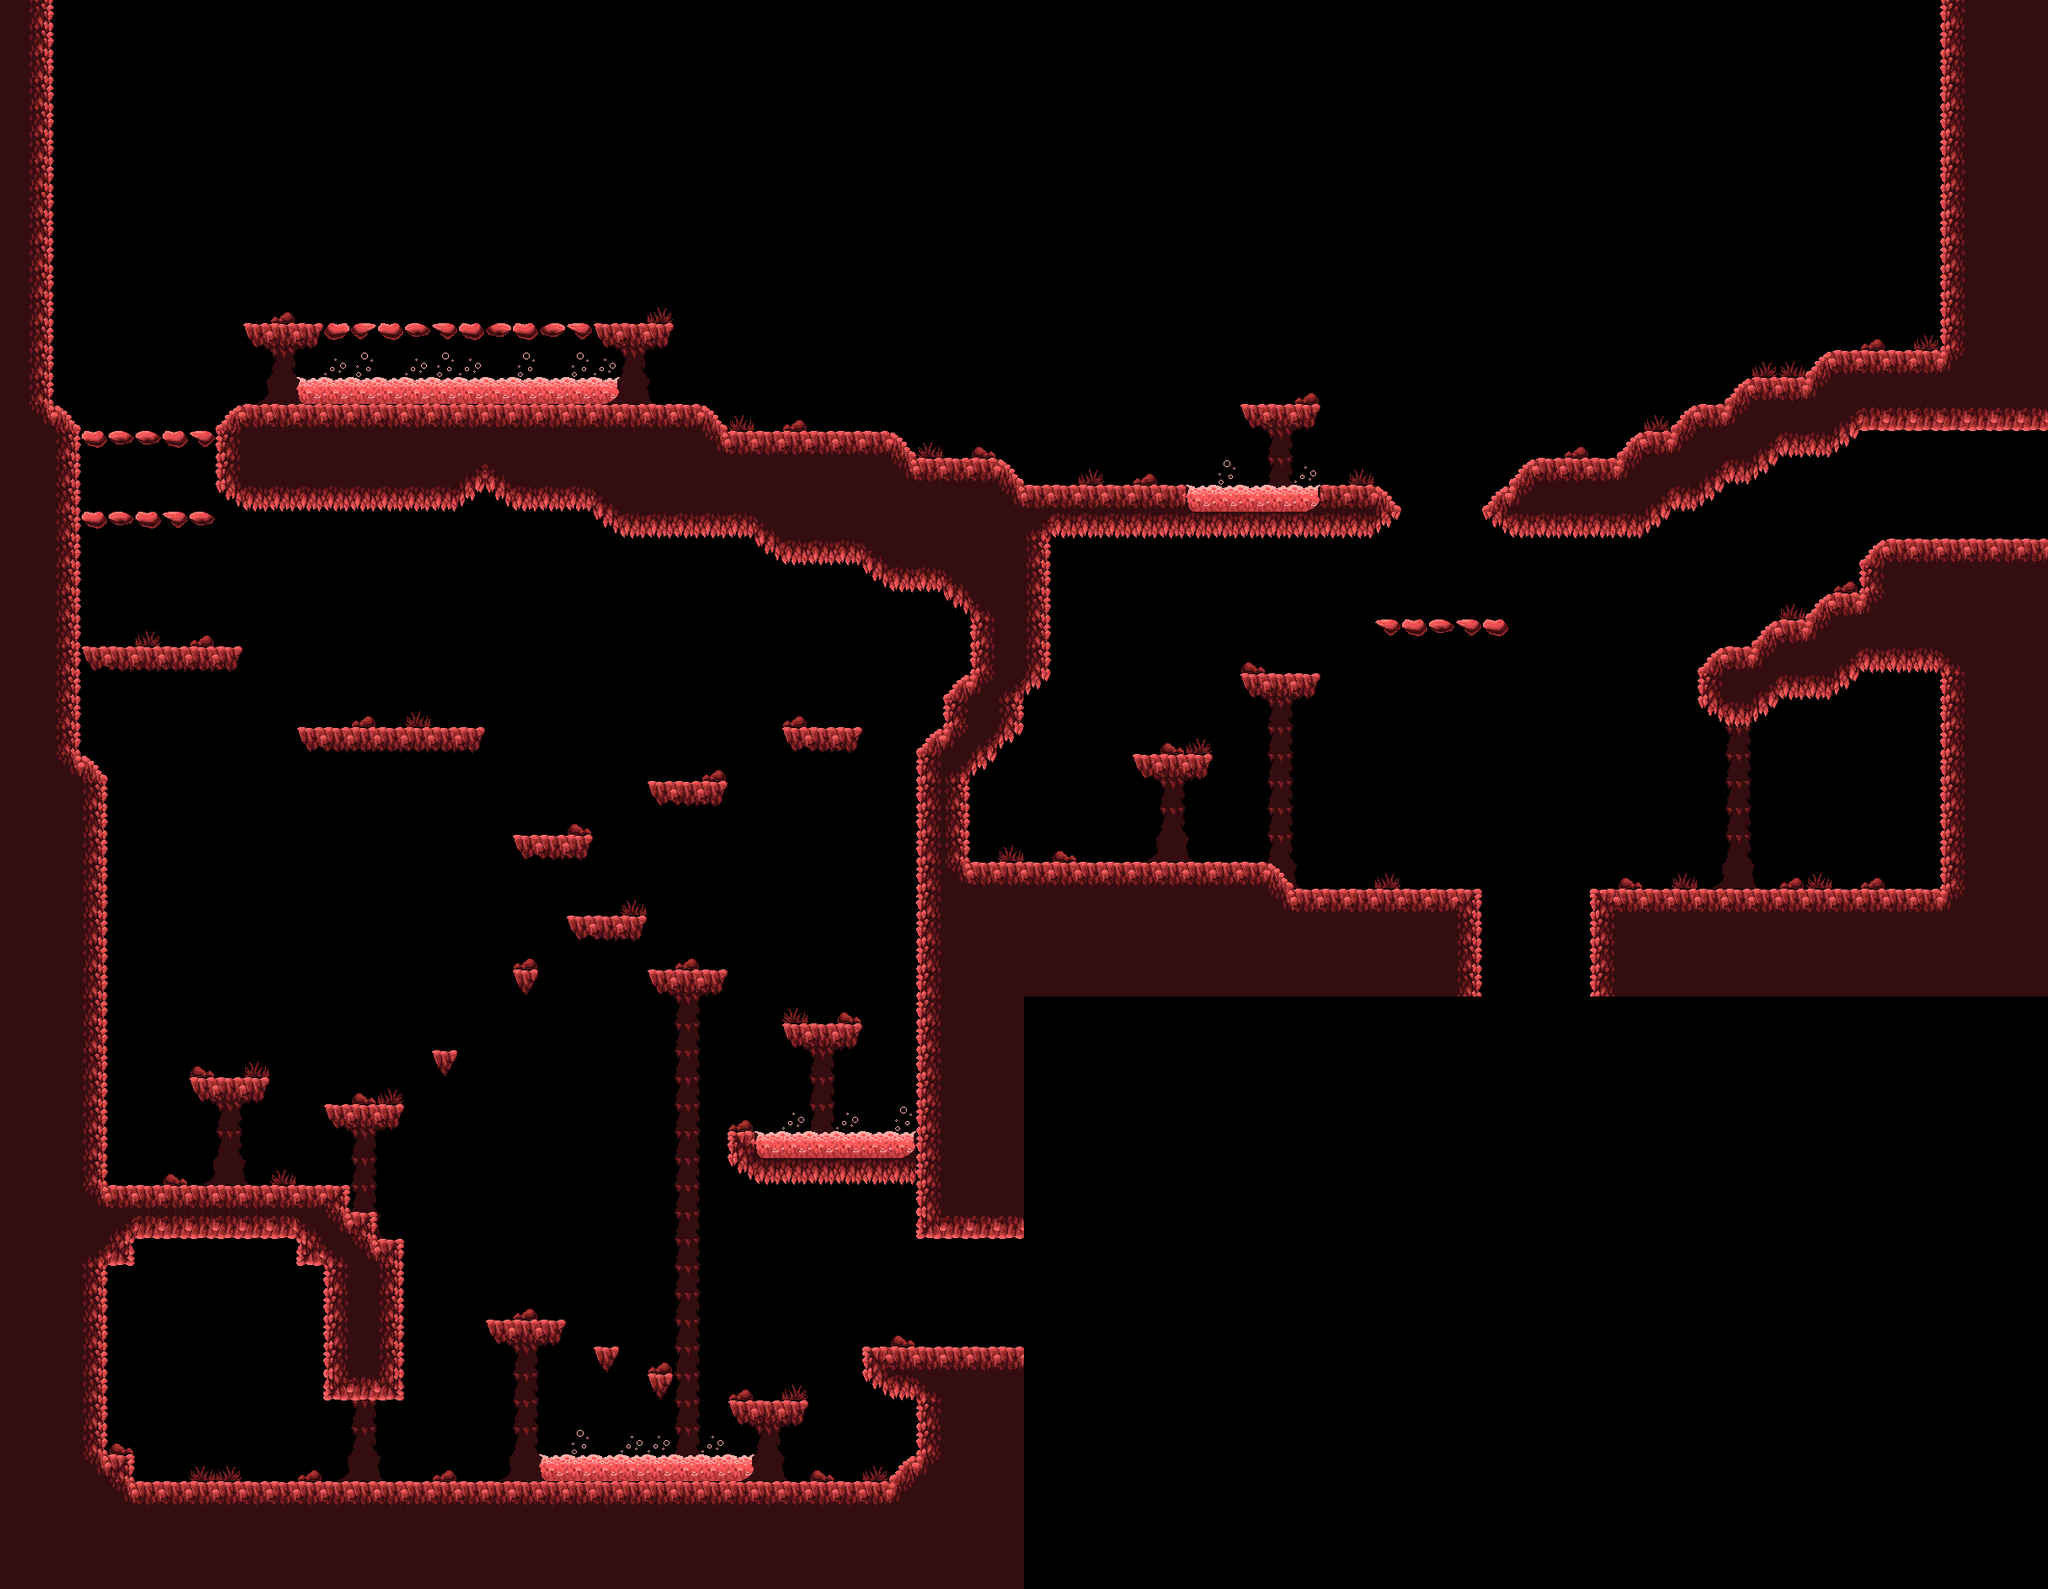

This game map was drawn from its Tiled (.tmx) file and the tilesets committed beside it. A one-line description and the trimmed map source follow:
An orthogonal 76x59 tile map with 32x32 px tiles, 2 tile layers (decorations, platforms), 1 hidden layer not drawn and 55 objects (7x jumper, 7x shard, 3x patroller, core boundary 2, core boundary, ...).

<map version="1.8" tiledversion="1.8.5" orientation="orthogonal" renderorder="left-down" width="76" height="59" tilewidth="32" tileheight="32" infinite="0" nextlayerid="10" nextobjectid="68">
 <tileset firstgid="1" name="red_tileset" tilewidth="32" tileheight="32" tilecount="36" columns="6">
  <image source="red_tileset.png" width="192" height="192" />
  <tile id="4">
   <objectgroup draworder="index" id="3">
    <object id="3" x="31.9778" y="-0.0444444">
     <polygon points="0,0 -31.9556,32.0444 0.0222222,32.0444" />
    </object>
   </objectgroup>
  </tile>
  <tile id="5">
   <objectgroup draworder="index" id="3">
    <object id="2" x="0" y="0">
     <polygon points="0,0 0,31.9556 32,32.0222" />
    </object>
   </objectgroup>
  </tile>
 </tileset>
 <layer id="9" name="decorations" width="76" height="59">
  <data>[4484 cells, 167 non-empty, 8 distinct tile ids]</data>
 </layer>
 <layer id="1" name="platforms" width="76" height="59">
  <data>[4484 cells, 1128 non-empty, 29 distinct tile ids]</data>
 </layer>
 <objectgroup id="2" name="boundary">
  <object id="1" name="core boundary 2" x="1152" y="1473" width="63" height="126" />
  <object id="2" name="core boundary" x="1760" y="1089" width="127" height="94" />
  <object id="3" name="green boundary" x="2336" y="512" width="95" height="126" />
 </objectgroup>
 <objectgroup id="3" name="spawn">
  <object id="4" name="core spawn" x="1712.67" y="1051.33">
   <point />
  </object>
  <object id="5" name="green spawn" x="2288" y="640">
   <point />
  </object>
  <object id="6" name="core spawn 2" x="1104" y="1599">
   <point />
  </object>
 </objectgroup>
 <objectgroup id="5" name="enemy">
  <object id="8" name="jumper" x="1965" y="1036.33">
   <ellipse />
  </object>
  <object id="9" name="patroller" x="399.667" y="846.667">
   <ellipse />
  </object>
  <object id="59" name="jumper" x="1241.33" y="1005.33">
   <ellipse />
  </object>
  <object id="60" name="jumper" x="1902.67" y="525.333">
   <ellipse />
  </object>
  <object id="61" name="jumper" x="1391.33" y="559.333">
   <ellipse />
  </object>
  <object id="62" name="jumper" x="748" y="363.333">
   <ellipse />
  </object>
  <object id="63" name="jumper" x="788.667" y="906.667">
   <ellipse />
  </object>
  <object id="64" name="jumper" x="885.333" y="1320">
   <ellipse />
  </object>
  <object id="65" name="patroller" x="1000" y="492.667">
   <ellipse />
  </object>
  <object id="66" name="patroller" x="2098.67" y="1014.67">
   <ellipse />
  </object>
 </objectgroup>
 <objectgroup id="7" name="shard">
  <object id="30" name="shard" x="1358.71" y="876.113" />
  <object id="52" name="shard" x="2223.39" y="1022.4" />
  <object id="54" name="shard" x="977.333" y="1195.33" />
  <object id="55" name="shard" x="978" y="842" />
  <object id="56" name="shard" x="266" y="1256" />
  <object id="57" name="shard" x="1044.67" y="1714" />
  <object id="58" name="shard" x="2194.67" y="371.333" />
 </objectgroup>
 <objectgroup id="6" name="DELETE AFTER" visible="0">
  <object id="15" x="1393" y="641" width="267" height="53">
   <text wrap="1">Use these throughout on the corresponding layer</text>
  </object>
  <object id="16" x="1915" y="1003" width="185" height="23.8438">
   <text wrap="1">player will start here</text>
  </object>
  <object id="18" x="905" y="1509" width="122" height="76">
   <text wrap="1">after getting the crystal, they will need to make it back to this exit</text>
  </object>
  <object id="19" x="223" y="1496" width="183" height="57">
   <text wrap="1">crystal should be around here so its at the end of the level</text>
  </object>
  <object id="20" x="1389" y="713" width="208" height="62">
   <text wrap="1">shards are pieces the player can optionally find and collect to regain lost HP</text>
  </object>
  <object id="22" x="1133" y="899" width="311" height="46">
   <text wrap="1">use this lava for immediate death/ collision for falling on top of</text>
  </object>
  <object id="23" x="1066" y="819" width="338" height="62">
   <text wrap="1">use the floating rocks for the collapsing platforms that Eamon made, keep in mind for design</text>
  </object>
  <object id="25" gid="34" x="1086" y="935" width="32" height="32" />
  <object id="26" gid="22" x="1023" y="781" width="32" height="32" />
  <object id="27" gid="10" x="1011" y="877" width="32" height="32" />
  <object id="28" gid="16" x="991" y="798" width="32" height="32" />
  <object id="29" gid="35" x="1048" y="934" width="32" height="32" />
  <object id="31" x="2023" y="534" width="200" height="129">
   <text wrap="1">this will open after players get the green crystal, so keep kinda off limits/hard to get to from red up but easy from green down</text>
  </object>
  <object id="33" gid="14" x="1074" y="1010" width="32" height="32" />
  <object id="34" gid="14" x="1074" y="1038" width="32" height="32" />
  <object id="35" gid="14" x="1106" y="1040" width="32" height="32" />
  <object id="36" gid="14" x="1044" y="1010" width="32" height="32" />
  <object id="37" x="1166" y="976" width="282" height="63">
   <text wrap="1">otherwise please just use this one so it goes quicker and i will replace with the design after</text>
  </object>
  <object id="38" x="1845" y="790" width="176" height="110">
   <text wrap="1">also i added a 4 block frame around the map so keep that but fill everything else inside</text>
  </object>
  <object id="39" x="2377" y="2636" width="296" height="52">
   <text wrap="1" />
  </object>
  <object id="41" x="678" y="408" width="239" height="172">
   <text wrap="1">if possible, maybe design like the green where part of the map is in the ground and other is floating (top left). maybe start under ground, go above ground, and then back underground to find crystal</text>
  </object>
  <object id="44" gid="19" x="1462" y="980" width="32" height="32" />
  <object id="45" gid="20" x="1487" y="978" width="32" height="32" />
  <object id="46" gid="21" x="1518" y="978" width="32" height="32" />
  <object id="47" gid="26" x="1489" y="1006" width="32" height="32" />
  <object id="48" gid="32" x="1489" y="1035" width="32" height="32" />
  <object id="49" gid="33" x="1520" y="1035" width="32" height="32" />
  <object id="50" gid="31" x="1458" y="1034" width="32" height="32" />
  <object id="51" x="1558" y="960" width="170" height="80">
   <text wrap="1">unless they are these platforms, might be easier to tell if u add them uself</text>
  </object>
 </objectgroup>
 <layer id="8" name="DELETE" width="76" height="59" visible="0">
  <data>[4484 cells, 157 non-empty, 17 distinct tile ids]</data>
 </layer>
 <objectgroup id="4" name="crystal">
  <object id="7" name="crystal" x="259" y="1599">
   <polygon points="0,0 30,33 0,98 -33,33" />
  </object>
 </objectgroup>
</map>
